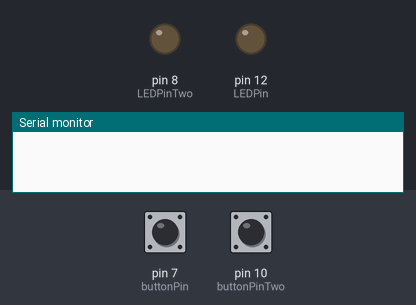
This sketch was run on a simulated Arduino Uno, built with avr-gcc and run on an emulated ATmega328P. Parts: output pins drawn as LEDs (lit = HIGH), the last lines printed to the serial monitor. The test bench sets the inputs (shaded band); at power-on: pin 10 (buttonPinTwo) LOW, pin 7 (buttonPin) LOW.

Above: at 1.2 s.
1.3 s: pin 10 (buttonPinTwo) pulled HIGH for 0.15 s
At 1.6 s:
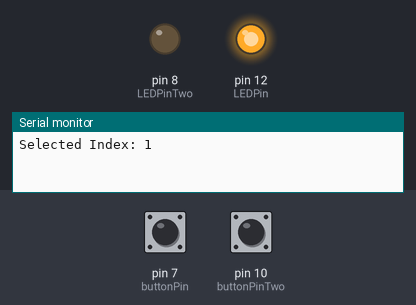
2.9 s: pin 10 (buttonPinTwo) pulled HIGH for 1 s
At 4.0 s:
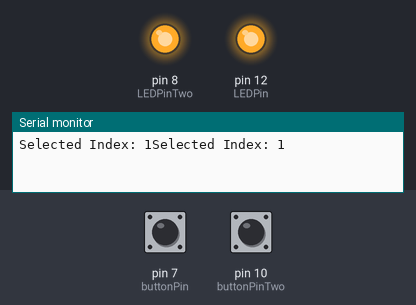
Timing chart, 0 to 5.9 s (numbered marks = the images above; inputs shaded):
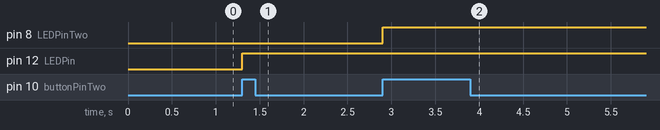

The sketch:

Milestone_4_Buttons.ino
```cpp
// References: https://www.youtube.com/watch?v=AgQW81zzR18&t=1216s
// https://www.youtube.com/watch?v=aMato4olzi8
// https://www.circuito.io/app?components=512,11021

int LEDPin = 12;
int LEDPinTwo = 8;

int buttonPin = 7;
int buttonPinTwo = 10;
int buttonNew; // reads in current value
int buttonNewTwo;

int buttonOld=1; // is 1 before you press button

int buttonOldTwo=1; // is 1 before you press butto
int dt=100;
bool lineSelected = false;
bool stopSelected = false;

int userLine;
int userStop;

void setup() {
  Serial.begin(9600);
  // light output
  pinMode(LEDPin, OUTPUT);
  pinMode(LEDPinTwo, OUTPUT);
  // digitalWrite(LEDPinTwo, HIGH);
  // digitalWrite(LEDPin, HIGH);
  // button input
  pinMode(buttonPin, INPUT);
  pinMode(buttonPinTwo, INPUT);


}

int index = 1;
int stopIndex = 1;
void loop() {
    buttonNew = digitalRead(buttonPin);
    buttonNewTwo = digitalRead(buttonPinTwo);
    if(buttonOld==0 && buttonNew==1){
        // swap the line selection
        if(index == 1){
          index = 2;
        }
        else{
          index = 1;
        }
        Serial.print("Current Index: ");
        Serial.println(index);
        userLine = index;
    }
    buttonOld=buttonNew;

    // confirm input selected
    if(buttonOldTwo==0 && buttonNewTwo==1){
        Serial.print("Selected Index: ");
        Serial.print(index);
        digitalWrite(LEDPin, HIGH);
        // if line is already selected, this means the input to confirm is the stop
        if(lineSelected){
          stopSelected = true;
          digitalWrite(LEDPinTwo, HIGH);
        }
        lineSelected = true;
    }
    buttonOldTwo=buttonNewTwo;
    // deal with the stop index
    delay(dt);
}
```

Measured:
- after the input at 1.3 s, pin 12 (LEDPin): LOW → HIGH at once
- after the input at 2.9 s, pin 8 (LEDPinTwo): LOW → HIGH at once
